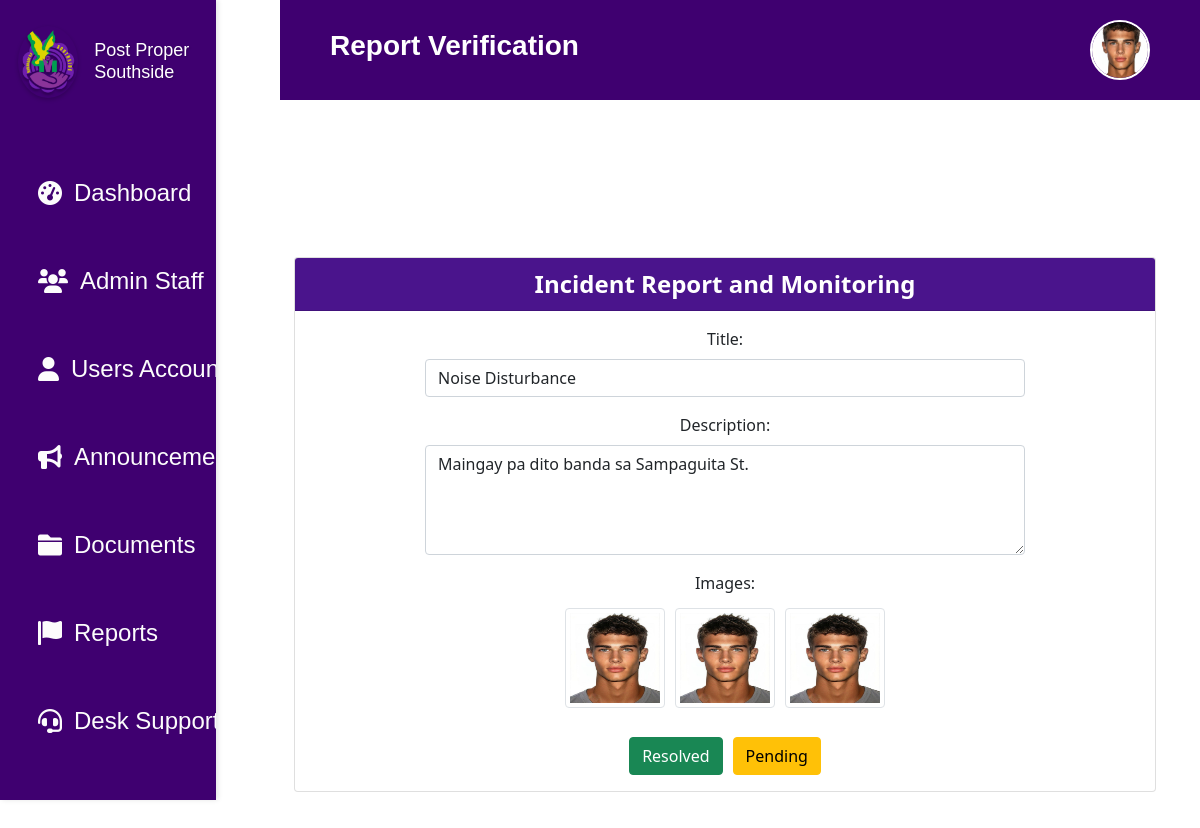
Page /report_verify.php?id=1 (signed in) on the committed database.
### tables this page shows
CREATE TABLE `incident_reports` (
  `id` int(11) NOT NULL,
  `name` varchar(255) NOT NULL,
  `title` varchar(255) NOT NULL,
  `description` text NOT NULL,
  `date_submitted` datetime NOT NULL,
  `status` varchar(50) NOT NULL
);

### report_verify.php (the view, shortened to what this page needs)
<?php
include 'db.php';
if (isset($_GET['id']) && is_numeric($_GET['id'])) {
    $report_id = $_GET['id'];
    try {
        $sql = "SELECT id, name, title, description, date_submitted, status FROM incident_reports WHERE id = :id";
        $stmt = $conn->prepare($sql);
        $stmt->bindParam(':id', $report_id, PDO::PARAM_INT);
        $stmt->execute();
        $report = $stmt->fetch(PDO::FETCH_ASSOC);
    } catch (PDOException $e) {
        echo "Error: " . $e->getMessage();
        exit;
    }
} else {
    echo "Invalid report ID.";
    exit;
}
?>
<!DOCTYPE html>
<html lang="en">
<head>
   <link href="https://cdn.jsdelivr.net/npm/bootstrap@5.3.0/dist/css/bootstrap.min.css" rel="stylesheet">
   <link rel="stylesheet" href="css/report_verify.css">
</head>
<body>
  <?php
        include 'header.php';
        include 'sidebar.php';
    ?>
  <div class="center-container content-container">
    <div class="container mt-5">
      <div class="card">
        <div class="card-header bg-purple text-white text-center">
          <span class="header-text">Incident Report and Monitoring</span>
        </div>
        <div class="card-body">
          <form action="update_report.php" method="post" class="text-center">
            <div class="mb-3">
              <label for="title" class="form-label">Title:</label>
              <input type="text" class="form-control" id="title" name="title" value="<?php echo htmlspecialchars($report['title']); ?>">
            </div>
            <div class="mb-3">
              <label for="description" class="form-label">Description:</label>
              <textarea class="form-control" id="description" name="description" rows="4"><?php echo htmlspecialchars($report['description']); ?></textarea>
            </div>
            <div class="mb-3">
              <label class="form-label">Images:</label>
              <div class="image-container d-flex justify-content-center">
                <img src="assets/profile.jpg" alt="Incident Image 1" class="img-thumbnail">
                <img src="assets/profile.jpg" alt="Incident Image 2" class="img-thumbnail">
                <img src="assets/profile.jpg" alt="Incident Image 3" class="img-thumbnail">
              </div>
            </div>
            <div class="button-group mt-4">
              <button type="submit" class="btn btn-success" name="status" value="resolved">Resolved</button>
              <button type="submit" class="btn btn-warning" name="status" value="pending">Pending</button>
            </div>
          </form>
        </div>
      </div>
    </div>
  </div>
</body>
</html>

### css/header.css (style rules this page uses)
* { margin: 0; padding: 0; box-sizing: border-box; }

### report_verify.php (style rules this page uses)
.bg-purple { background-color: #4A148C !important; }
.header-text { font-size: 1.5rem; font-weight: bold; }
.form-control { max-width: 600px; margin: auto; }
.image-container img { width: 100px; height: 100px; margin: 5px; }
.button-group { display: flex; justify-content: center; gap: 10px; }
.center-container { display: flex; align-items: center; justify-content: center; min-height: 100vh; }
.content-container { margin-left: 250px; padding: 20px; }

### rows in the picture
incident_reports: title "Noise Disturbance", description "Maingay pa dito banda sa Sampaguita St."

### other values in the picture
$pageTitle "Report Verification"
